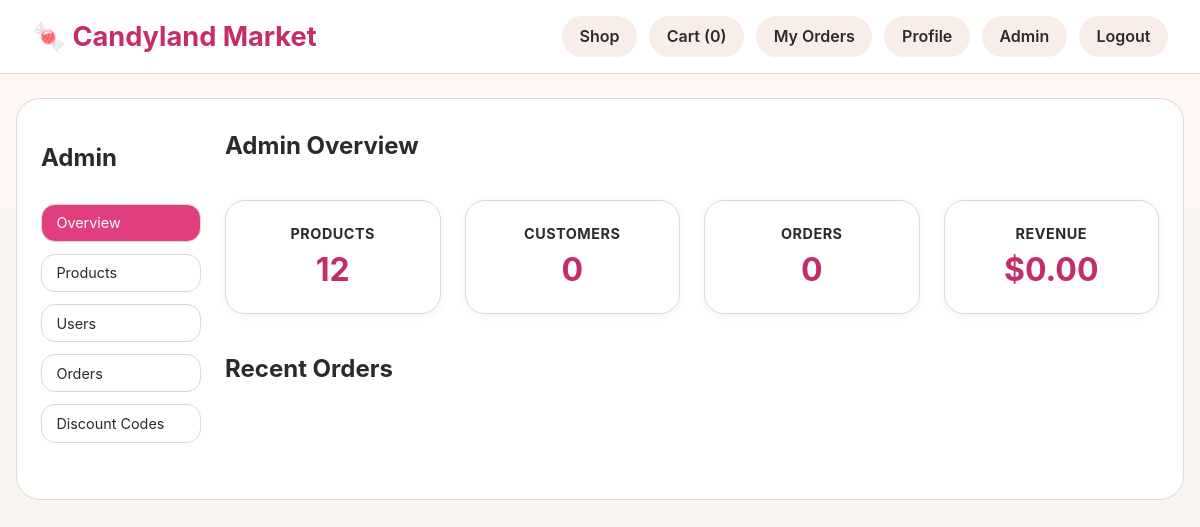
Page /index.php?page=admin (signed in) on the earlier database version.
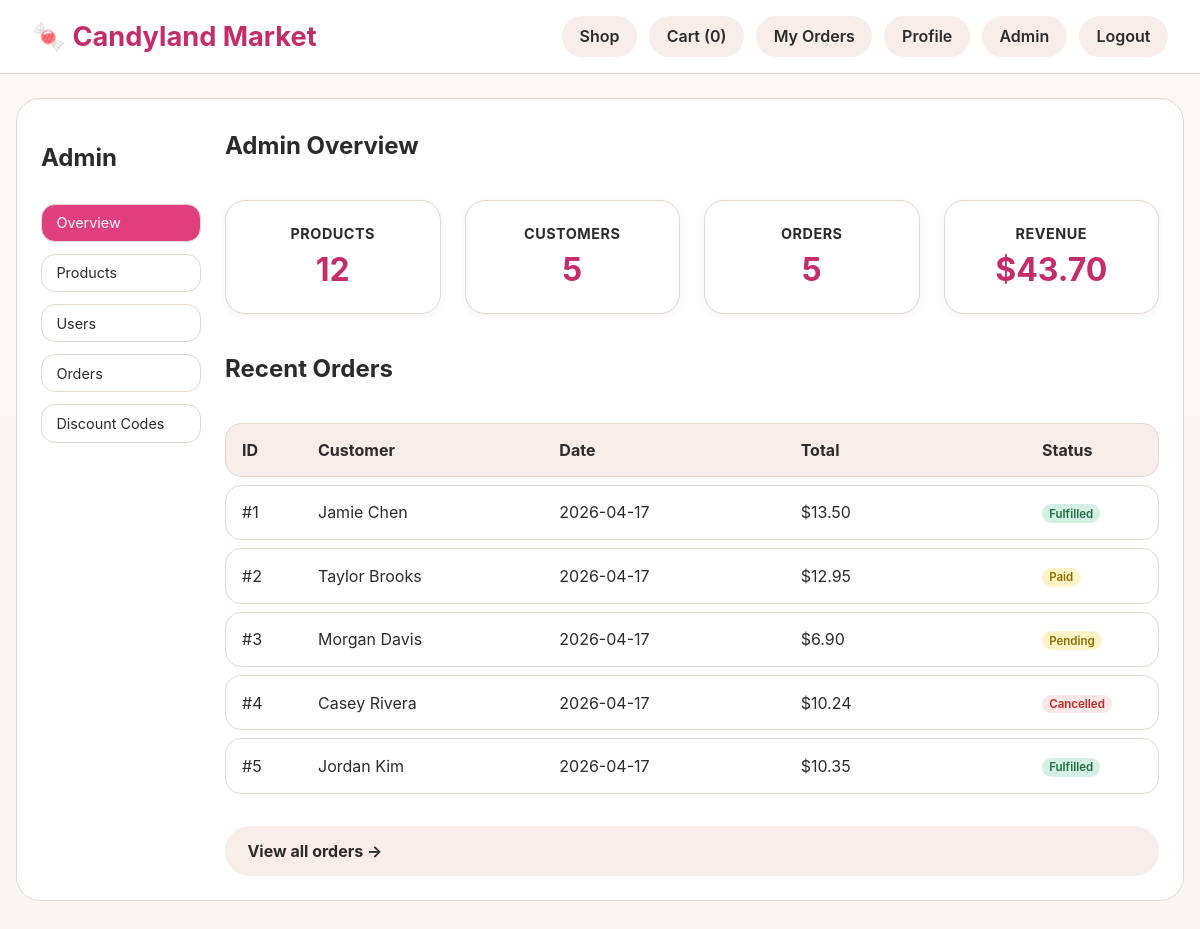
Same page on the later database version.
### tables this page shows
CREATE TABLE users (
  id INT AUTO_INCREMENT PRIMARY KEY,
  first_name VARCHAR(100) NOT NULL,
  last_name VARCHAR(100) NOT NULL,
  email VARCHAR(255) NOT NULL UNIQUE,
  password_hash VARCHAR(255) NOT NULL,
  role ENUM('customer', 'admin') NOT NULL DEFAULT 'customer',
  created_at TIMESTAMP DEFAULT CURRENT_TIMESTAMP
);

CREATE TABLE orders (
  id INT AUTO_INCREMENT PRIMARY KEY,
  user_id INT NOT NULL,
  subtotal DECIMAL(10,2) NOT NULL,
  tax DECIMAL(10,2) NOT NULL,
  discount DECIMAL(10,2) NOT NULL DEFAULT 0,
  total DECIMAL(10,2) NOT NULL,
  status ENUM('pending','paid','cancelled','fulfilled') DEFAULT 'pending',
  created_at TIMESTAMP DEFAULT CURRENT_TIMESTAMP,
  FOREIGN KEY (user_id) REFERENCES users(id),
  INDEX idx_orders_user_id (user_id)
);

### public/index.php (called while the page is built, shortened)
<?php
Router::dispatch();

### app/services/ProductService.php (called while the page is built, shortened)
<?php
class ProductService {
    public static function getProducts(string $search = '', string $sort = '', bool $includeInactive = false): array {
        $pdo = Database::connect();
        $sql = 'SELECT p.*,
            COALESCE(p.sale_price, p.price) AS final_price,
            COALESCE(i.quantity, 0) AS quantity
            FROM products p
            LEFT JOIN inventory i ON p.id = i.product_id';
        $clauses = [];
        $params = [];
        switch ($sort) {
            default:
                $sql .= ' ORDER BY p.created_at DESC';
                break;
        }
        $stmt = $pdo->prepare($sql);
        $stmt->execute($params);
        return $stmt->fetchAll();
    }
}

### app/services/UserService.php (called while the page is built, shortened)
<?php
class UserService {
    public static function getUsers(string $search = ''): array {
        $pdo = Database::connect();
        if ($search === '') {
            $stmt = $pdo->query('SELECT * FROM users ORDER BY id ASC');
            return $stmt->fetchAll();
        }
        $like = "%{$search}%";
        $stmt = $pdo->prepare(
            "SELECT * FROM users
             WHERE first_name LIKE ? OR last_name LIKE ?
                OR email LIKE ? OR role LIKE ?
                OR CONCAT(first_name, ' ', last_name) LIKE ?
             ORDER BY created_at DESC"
        );
        $stmt->execute([$like, $like, $like, $like, $like]);
        return $stmt->fetchAll();
    }
}

### app/services/OrderService.php (called while the page is built, shortened)
<?php
class OrderService {
    public static function getAllOrders(string $sort = '', string $search = ''): array {
        $pdo = Database::connect();
        $sql = 'SELECT o.*, u.first_name, u.last_name, u.email FROM orders o JOIN users u ON o.user_id = u.id';
        $params = [];
        switch ($sort) {
            default:
                $sql .= ' ORDER BY o.created_at DESC';
                break;
        }
        $stmt = $pdo->prepare($sql);
        $stmt->execute($params);
        return $stmt->fetchAll();
    }
    public static function getTotalRevenue(): float {
        $pdo = Database::connect();
        $stmt = $pdo->query("SELECT COALESCE(SUM(total), 0) FROM orders WHERE status != 'cancelled'");
        return (float)$stmt->fetchColumn();
    }
    public static function getRecentOrders(int $limit = 5): array {
        $pdo = Database::connect();
        $stmt = $pdo->prepare(
            'SELECT o.*, u.first_name, u.last_name
             FROM orders o
             JOIN users u ON o.user_id = u.id
             ORDER BY o.created_at DESC
             LIMIT ?'
        );
        $stmt->bindValue(1, $limit, PDO::PARAM_INT);
        $stmt->execute();
        return $stmt->fetchAll();
    }
}

### app/controllers/AdminController.php (the view, shortened to what the changed rows need)
<?php
class AdminController {
    public static function renderAdmin(): void {
        $tab = self::ensureAdminTab($_GET['tab'] ?? 'dashboard');
        ?>
        <section class="admin-shell">
            <aside class="admin-nav">
                <h2>Admin</h2>
            </aside>
            <div class="admin-content">
                <?php if ($tab === 'dashboard'): ?>
                    <h2>Admin Overview</h2>
                    <div class="admin-summary">
                        <div class="summary-card">
                            <h3>Products</h3>
                            <p><?php echo count(ProductService::getProducts('', '', true)); ?></p>
                        </div>
                        <div class="summary-card">
                            <h3>Customers</h3>
                            <p><?php echo count(array_filter(UserService::getUsers(), fn($u) => $u['role'] === 'customer')); ?></p>
                        </div>
                        <div class="summary-card">
                            <h3>Orders</h3>
                            <p><?php echo count(OrderService::getAllOrders()); ?></p>
                        </div>
                        <div class="summary-card">
                            <h3>Revenue</h3>
                            <p>$<?php echo fmt(OrderService::getTotalRevenue()); ?></p>
                        </div>
                    </div>
                    <h2>Recent Orders</h2>
                    <?php $recentOrders = OrderService::getRecentOrders(5); ?>
                    <?php if (empty($recentOrders)): ?>
                        <p style="color:var(--muted);">No orders yet.</p>
                    <?php else: ?>
                        <div class="admin-table recent-orders-table">
                            <div class="table-row table-header">
                                <div>ID</div>
                                <div>Customer</div>
                                <div>Date</div>
                                <div>Total</div>
                                <div>Status</div>
                            </div>
                            <?php foreach ($recentOrders as $order): ?>
                                <div class="table-row">
                                    <div>#<?php echo (int)$order['id']; ?></div>
                                    <div><?php echo h($order['first_name'] . ' ' . $order['last_name']); ?></div>
                                    <div><?php echo h(date('Y-m-d', strtotime($order['created_at']))); ?></div>
                                    <div>$<?php echo fmt($order['total']); ?></div>
                                    <div>
                                        <?php if ($order['status'] === 'fulfilled'): ?>
                                            <span class="status-badge badge-active"><?php echo ucfirst($order['status']); ?></span>
                                        <?php elseif ($order['status'] === 'cancelled'): ?>
                                            <span class="status-badge badge-inactive"><?php echo ucfirst($order['status']); ?></span>
                                        <?php else: ?>
                                            <span class="status-badge badge-default"><?php echo ucfirst($order['status']); ?></span>
                                        <?php endif; ?>
                                    </div>
                                </div>
                            <?php endforeach; ?>
                        </div>
                        <a href="index.php?page=admin&tab=orders" class="button button-secondary" style="margin-top:0.5rem;">View all orders &rarr;</a>
                    <?php endif; ?>
                <?php endif; ?>
            </div>
        </section>
        <?php
    }
    private static function ensureAdminTab(string $tab): string {
        $allowed = ['dashboard', 'products', 'users', 'orders', 'discounts'];
        return in_array($tab, $allowed, true) ? $tab : 'dashboard';
    }
}

Differences in the rows shown:
no longer on this page (row unchanged): users: role "0"
added orders: id "1", user.last_name "Jamie Chen", created_at "2026-04-17", total "13.50", status "Fulfilled"
added orders: id "2", user.last_name "Taylor Brooks", created_at "2026-04-17", total "12.95", status "Paid"
added orders: id "3", user.last_name "Morgan Davis", created_at "2026-04-17", total "6.90", status "Pending"
added orders: id "4", user.last_name "Casey Rivera", created_at "2026-04-17", total "10.24", status "Cancelled"
added orders: id "5", user.last_name "Jordan Kim", created_at "2026-04-17", total "10.35", status "Fulfilled"
Other differences:
count(OrderService::getAllOrders()): "0" → "5"
fmt(OrderService::getTotalRevenue()): "0.00" → "43.70"
text now shown: "5 ID Customer Date Total Status View all orders →"
